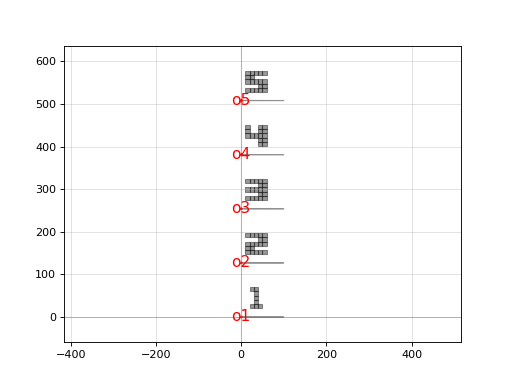

Reproduce this figure in Python.
import gdsfactory as gf

c = gf.components.edge_coupler_array(n=5, pitch=127.0, x_reflection=False, text_offset=[10, 20])
c.plot()
